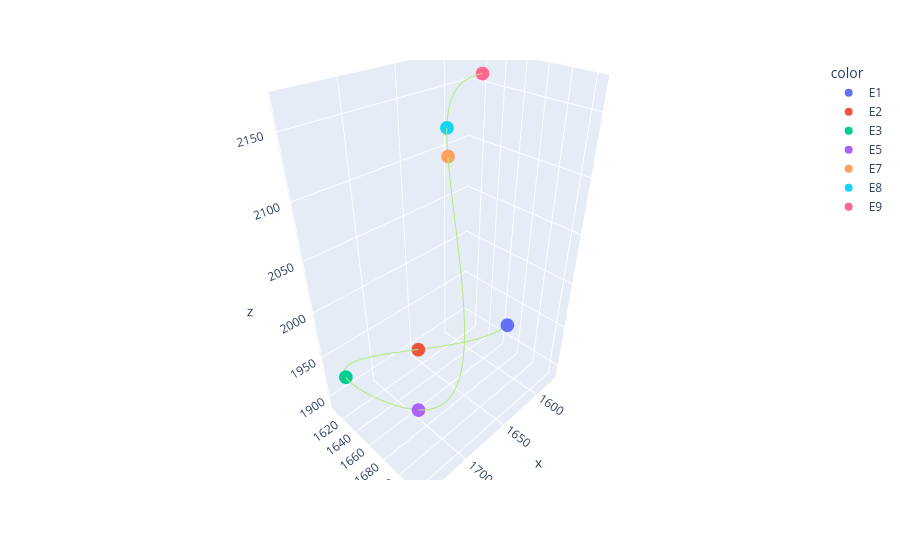

Notebook source saved alongside this figure:
### Markdown cell above
We can easily visualize one or more traces by their trace_IDs now, either one or several (by a list of trace_IDs). To do this we load the tracing functions module that contains several helper functions for trace analysis.

### Code cell
tr.plot_traces(traces,[26])

### Figure 1 — Plotly figure (JSON) as saved in the notebook; plotly's stock layout.template omitted (floating-point values rounded to 4 significant figures)
{"data": [{"hoverlabel": {"namelength": 0}, "hovertemplate": "color=E1<br>x=%{x}<br>y=%{y}<br>z=%{z}", "legendgroup": "E1", "marker": {"color": "#636efa", "symbol": "circle"}, "mode": "markers", "name": "E1", "scene": "scene", "showlegend": true, "type": "scatter3d", "x": [1574.0], "y": [1668.0], "z": [1918.0]}, {"hoverlabel": {"namelength": 0}, "hovertemplate": "color=E2<br>x=%{x}<br>y=%{y}<br>z=%{z}", "legendgroup": "E2", "marker": {"color": "#EF553B", "symbol": "circle"}, "mode": "markers", "name": "E2", "scene": "scene", "showlegend": true, "type": "scatter3d", "x": [1650.0], "y": [1615.0], "z": [1899.0]}, {"hoverlabel": {"namelength": 0}, "hovertemplate": "color=E3<br>x=%{x}<br>y=%{y}<br>z=%{z}", "legendgroup": "E3", "marker": {"color": "#00cc96", "symbol": "circle"}, "mode": "markers", "name": "E3", "scene": "scene", "showlegend": true, "type": "scatter3d", "x": [1744.0], "y": [1629.0], "z": [1941.0]}, {"hoverlabel": {"namelength": 0}, "hovertemplate": "color=E5<br>x=%{x}<br>y=%{y}<br>z=%{z}", "legendgroup": "E5", "marker": {"color": "#ab63fa", "symbol": "circle"}, "mode": "markers", "name": "E5", "scene": "scene", "showlegend": true, "type": "scatter3d", "x": [1725.0], "y": [1699.0], "z": [1943.0]}, {"hoverlabel": {"namelength": 0}, "hovertemplate": "color=E7<br>x=%{x}<br>y=%{y}<br>z=%{z}", "legendgroup": "E7", "marker": {"color": "#FFA15A", "symbol": "circle"}, "mode": "markers", "name": "E7", "scene": "scene", "showlegend": true, "type": "scatter3d", "x": [1671.0], "y": [1678.0], "z": [2132.0]}, {"hoverlabel": {"namelength": 0}, "hovertemplate": "color=E8<br>x=%{x}<br>y=%{y}<br>z=%{z}", "legendgroup": "E8", "marker": {"color": "#19d3f3", "symbol": "circle"}, "mode": "markers", "name": "E8", "scene": "scene", "showlegend": true, "type": "scatter3d", "x": [1662.0], "y": [1668.0], "z": [2147.0]}, {"hoverlabel": {"namelength": 0}, "hovertemplate": "color=E9<br>x=%{x}<br>y=%{y}<br>z=%{z}", "legendgroup": "E9", "marker": {"color": "#FF6692", "symbol": "circle"}, "mode": "markers", "name": "E9", "scene": "scene", "showlegend": true, "type": "scatter3d", "x": [1598.0], "y": [1642.0], "z": [2166.0]}, {"mode": "lines", "showlegend": false, "type": "scatter3d", "x": [1574.0, 1575.0, 1576.0, 1578.0, 1581.0, 1584.0, 1588.0, 1592.0, 1597.0, 1602.0, 1608.0, 1613.0, 1619.0, 1626.0, 1632.0, 1639.0, 1646.0, 1653.0, 1659.0, 1666.0, 1673.0, 1680.0, 1687.0, 1693.0, 1700.0, 1706.0, 1711.0, 1717.0, 1722.0, 1727.0, 1731.0, 1735.0, 1738.0, 1741.0, 1743.0, 1744.0, 1745.0, 1745.0, 1745.0, 1744.0, 1743.0, 1741.0, 1739.0, 1737.0, 1735.0, 1732.0, 1730.0, 1727.0, 1725.0, 1722.0, 1720.0, 1718.0, 1716.0, 1715.0, 1713.0, 1711.0, 1710.0, 1708.0, 1707.0, 1705.0, 1704.0, 1703.0, 1702.0, 1701.0, 1699.0, 1698.0, 1697.0, 1696.0, 1695.0, 1694.0, 1692.0, 1691.0, 1690.0, 1689.0, 1687.0, 1686.0, 1684.0, 1683.0, 1681.0, 1679.0, 1677.0, 1675.0, 1673.0, 1671.0, 1668.0, 1666.0, 1663.0, 1660.0, 1657.0, 1653.0, 1650.0, 1646.0, 1641.0, 1636.0, 1631.0, 1625.0, 1619.0, 1613.0, 1606.0, 1598.0], "y": [1668.0, 1664.0, 1660.0, 1657.0, 1653.0, 1650.0, 1646.0, 1643.0, 1639.0, 1636.0, 1633.0, 1630.0, 1627.0, 1624.0, 1621.0, 1619.0, 1616.0, 1614.0, 1612.0, 1611.0, 1609.0, 1608.0, 1608.0, 1607.0, 1607.0, 1607.0, 1607.0, 1608.0, 1609.0, 1611.0, 1613.0, 1615.0, 1618.0, 1621.0, 1625.0, 1629.0, 1633.0, 1638.0, 1644.0, 1649.0, 1655.0, 1661.0, 1667.0, 1673.0, 1679.0, 1684.0, 1690.0, 1695.0, 1700.0, 1704.0, 1708.0, 1711.0, 1714.0, 1717.0, 1719.0, 1721.0, 1722.0, 1724.0, 1724.0, 1725.0, 1725.0, 1725.0, 1725.0, 1724.0, 1723.0, 1722.0, 1721.0, 1719.0, 1717.0, 1715.0, 1713.0, 1711.0, 1709.0, 1706.0, 1704.0, 1701.0, 1698.0, 1695.0, 1693.0, 1690.0, 1687.0, 1684.0, 1681.0, 1678.0, 1675.0, 1672.0, 1669.0, 1666.0, 1664.0, 1661.0, 1658.0, 1656.0, 1654.0, 1651.0, 1649.0, 1647.0, 1646.0, 1644.0, 1643.0, 1642.0], "z": [1918.0, 1912.0, 1908.0, 1904.0, 1900.0, 1897.0, 1895.0, 1893.0, 1892.0, 1892.0, 1891.0, 1892.0, 1892.0, 1893.0, 1895.0, 1896.0, 1898.0, 1900.0, 1902.0, 1905.0, 1907.0, 1910.0, 1913.0, 1916.0, 1919.0, 1921.0, 1924.0, 1927.0, 1929.0, 1932.0, 1934.0, 1936.0, 1938.0, 1939.0, 1940.0, 1941.0, 1942.0, 1942.0, 1942.0, 1942.0, 1941.0, 1941.0, 1941.0, 1940.0, 1940.0, 1940.0, 1941.0, 1942.0, 1943.0, 1945.0, 1947.0, 1950.0, 1953.0, 1956.0, 1960.0, 1964.0, 1969.0, 1974.0, 1979.0, 1984.0, 1990.0, 1996.0, 2002.0, 2008.0, 2015.0, 2021.0, 2028.0, 2034.0, 2041.0, 2048.0, 2055.0, 2061.0, 2068.0, 2075.0, 2081.0, 2088.0, 2094.0, 2100.0, 2106.0, 2112.0, 2118.0, 2123.0, 2128.0, 2133.0, 2138.0, 2142.0, 2146.0, 2149.0, 2152.0, 2155.0, 2158.0, 2160.0, 2162.0, 2163.0, 2165.0, 2166.0, 2166.0, 2166.0, 2166.0, 2166.0]}], "layout": {"legend": {"title": {"text": "color"}, "tracegroupgap": 0}, "margin": {"t": 60}, "scene": {"domain": {"x": [0, 1], "y": [0, 1]}, "xaxis": {"title": {"text": "x"}}, "yaxis": {"title": {"text": "y"}}, "zaxis": {"title": {"text": "z"}}}}}
